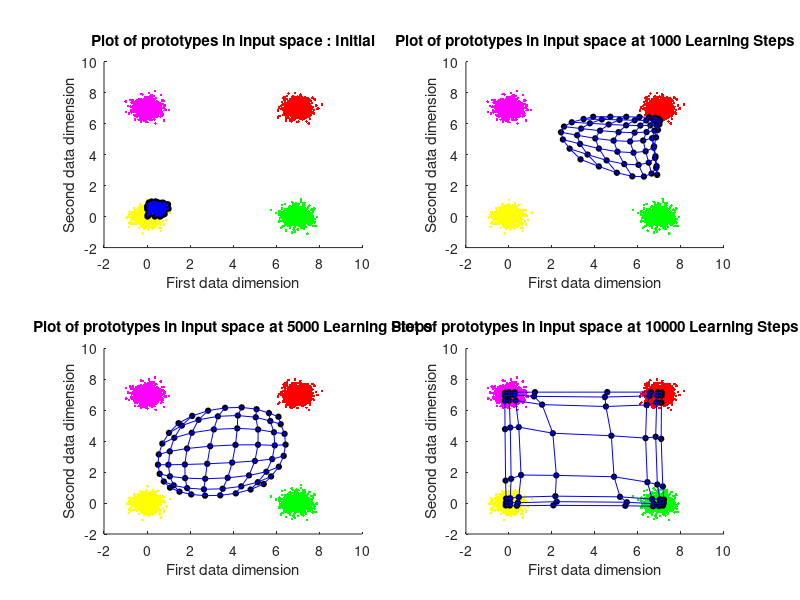
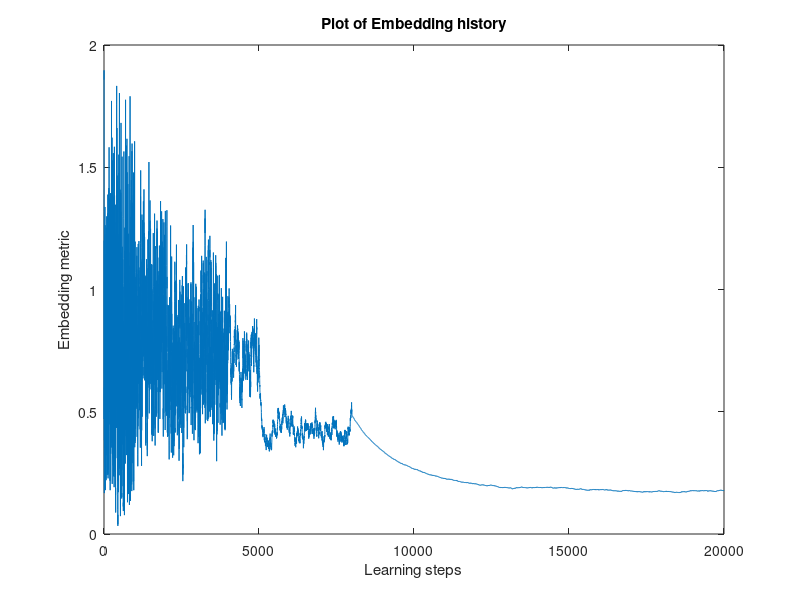
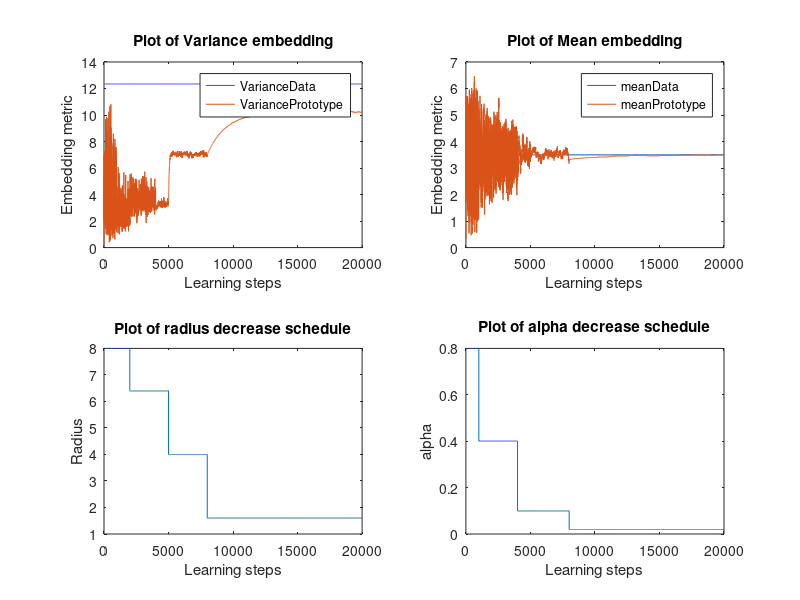

These charts were generated, in order, by the following MATLAB code: (Note: a time limit stopped this script after it produced the figures.)
% SOM for 2d gaussians
function SOM2
% Prashant Kalvapalle
% Comp 504 HW6 - Base code for all problems
% close 1;
% NOTE : Initial (and final) lattice is a cell representation, In the function it is
% used as a multi-dimensional matrix

latticeSize = [8 8];
initRadius = max(latticeSize); % Initial radius of influence

numIters = 20000; % number of learning steps
alphaI = .8; % learning rate

% Input data entry
dataInput = [createGaussians([2 1000],.1,[7 7]), createGaussians([2 1000],.1,[0 7]), createGaussians([2 1000],.1,[7 0]), createGaussians([2 1000],.1,[0 0]),]; % each COLUMN is a data point

dimDataInput = size(dataInput,1); % gives the dimensionality of data space
latticeCell = createInitLattice(dimDataInput,latticeSize); % weights initialization

% Perform self organization
[finalLattice, stepsToConv, embedding] = selfOrganize(latticeCell,dataInput,numIters,initRadius,alphaI);

% % giving the final weights of the lattice in Cell form
% finalLatticeCell = mat2cell(finalLattice,ones(1,latticeSize(1)),ones(1,latticeSize(2)),2); finalLatticeCell = cellfun(@(x)reshape(x,2,1),finalLatticeCell,'un',0);

%% plotting density plot
% [densityLattice, ~, histoData] = calcDensityLattice(finalLattice,dataInput,size(latticeCell));
% densityLattice = mat2gray(densityLattice);
% figure; imagesc(densityLattice); colormap(flipud(gray)); colorbar; title('Density of Inputs mapped to each Prototype')

%% printing convergence steps
if stepsToConv < numIters
    disp(['SOM Converged in ',num2str(stepsToConv),' steps'])
else
    disp(['Maximum iterations exhausted = ',num2str(stepsToConv),' steps'])
end

%% plotting final prototype configuration w coloured known data classes
% figure;
% dI = reshape(dataInput',[],4,2); hold on;
% plot(dI(:,1,1),dI(:,1,2),'r.');  plot(dI(:,2,1),dI(:,2,2),'m.');  plot(dI(:,3,1),dI(:,3,2),'g.');  plot(dI(:,4,1),dI(:,4,2),'y.');
% plot(finalLattice(:,:,1),finalLattice(:,:,2),'ko','MarkerFaceColor','k','MarkerSize',4);
% plot(finalLattice(:,:,1),finalLattice(:,:,2),'b-'); plot(finalLattice(:,:,1)',finalLattice(:,:,2)','b-');
% xlabel('First data dimension'); ylabel('Second data dimension'); title(['Plot of prototypes in input space: Final after ',num2str(stepsToConv),' Learning Steps'])
% legend('Input data1','Input data2','Input data3','Input data4','Prototype vectors')

%% plotting histogram
% plotHistoChart(histoData);

%% plotting embedding history
figure;
plot(1:numIters, embedding(1,:)); xlabel('Learning steps'); ylabel('Embedding metric'); title(['Plot of Embedding history'])

%% plotting Mean and variance changes along with decrease schedules
figure(3);
subplot(2,2,1); plot(1:numIters, embedding([3,5],:)); xlabel('Learning steps'); ylabel('Embedding metric'); title('Plot of Variance embedding'); legend('VarianceData','VariancePrototype')
subplot(2,2,2); plot(1:numIters, embedding([2,4],:)); xlabel('Learning steps'); ylabel('Embedding metric'); title('Plot of Mean embedding'); legend('meanData','meanPrototype')
decayIters = 10000; radius = zeros(1,numIters); alpha = radius;
for i = 1:numIters
    radius(i) = initRadius * ((i <= decayIters/5) + .8 * (i > decayIters/5 & i <= decayIters/2) + .5 * (i > decayIters/2 & i <= decayIters*.8)+ .2 * (i > decayIters*.8));
    alpha(i) = alphaI * ((i <= decayIters/10) + .5 * (i > decayIters/10 & i <= decayIters/2.5) + .125 * (i > decayIters/2.5 & i <= decayIters*.8)+ .025 * (i > decayIters*.8));
end
subplot(2,2,3); plot(1:numIters, radius); xlabel('Learning steps'); ylabel('Radius'); title('Plot of radius decrease schedule');
subplot(2,2,4); plot(1:numIters, alpha); xlabel('Learning steps'); ylabel('alpha'); title('Plot of alpha decrease schedule');
end


function [finalLattice, stepsToConv, embedding] = selfOrganize(latticeCell,dataInput,numIters,initRadius,alphaI)
% the self organizing map steps here

% convert the input lattice cell into a multi-dimensional Matrix
Z = cellfun(@(x)reshape(x,1,1,[]),latticeCell,'un',0);
lattice = cell2mat(Z); % this is a multi-dimensional Matrix, with third dimension holding different input dimensions

r = (1:size(lattice,1))';c = 1:size(lattice,2);
latticeIndices(:,:,1) = r(:,ones(1,size(lattice,2))); latticeIndices(:,:,2) = c(ones(1,size(lattice,1)),:);  % latticeIndices : holds the i,j indices of the 2d lattice space

figure(1);
subplot(2,2,1);
dI = reshape(dataInput',[],4,2); hold on;
plot(dI(:,1,1),dI(:,1,2),'r.');  plot(dI(:,2,1),dI(:,2,2),'m.');  plot(dI(:,3,1),dI(:,3,2),'g.');  plot(dI(:,4,1),dI(:,4,2),'y.');
plot(lattice(:,:,1),lattice(:,:,2),'ko','MarkerFaceColor','k','MarkerSize',4);
plot(lattice(:,:,1),lattice(:,:,2),'b-'); plot(lattice(:,:,1)',lattice(:,:,2)','b-');
xlabel('First data dimension'); ylabel('Second data dimension'); title('Plot of prototypes in input space : Initial');
% legend('Input data1','Input data2','Input data3','Input data4','Prototype vectors')

dum = 2;
% [~, oldMapData, ~] = calcDensityLattice(lattice,dataInput,size(latticeCell)); % table of the prototype where each data point maps
stepsToConv = numIters;
embedding = ones(5,numIters);

for i = 1:numIters
    %     radius = initRadius; % can do decay here
    embedding(:,i) = calcEmbed(dataInput, lattice);
    decayIters = 10000;
    radius = initRadius * ((i <= decayIters/5) + .8 * (i > decayIters/5 & i <= decayIters/2) + .5 * (i > decayIters/2 & i <= decayIters*.8)+ .2 * (i > decayIters*.8));
    alpha = alphaI * ((i <= decayIters/10) + .5 * (i > decayIters/10 & i <= decayIters/2.5) + .125 * (i > decayIters/2.5 & i <= decayIters*.8)+ .025 * (i > decayIters*.8));
    
    % pick an x (data point) randomly
    x = dataInput(:,randi(size(dataInput,2)));
    
    % find euclidian distances and difference between chosen x and all W's
    differenceMatrix = repmat(reshape(x,1,1,[]),[size(lattice,1),size(lattice,2),1]) - lattice; % a 3D matrix of difference between every weight and x
    distToXMatrix = sqrt(sum((differenceMatrix).^2,3)); % finding norm or eucledian distance
    
    % find the winner = c = [win_row win_col]
    [~, winner] = min(distToXMatrix(:)); [win_row, win_col] = ind2sub(size(distToXMatrix), winner);
    c = [win_row win_col];
    
    % make a neighbourhood function in a matrix
    neighbourhoodFn = makeNeighbourhoodFn(latticeIndices,c,radius);
    
    % update the weights - Learning rule
    lattice = lattice + alpha * repmat(neighbourhoodFn,[1,1,size(differenceMatrix,3)]) .* differenceMatrix;
    
%     % Calculate embedding every 100 steps
%     nEmbedEval = 100;
%     if mod(i,nEmbedEval) == 0
%         embedding(:,i) = calcEmbed(dataInput, lattice);
%     end
    
    % making plots at particular learning steps as defined in the vector
    if sum(i == [decayIters/10 decayIters/2 decayIters])
        % Plot the mapping and input data
        figure(1); subplot(2,2,dum);
        dI = reshape(dataInput',[],4,2); hold on;
        plot(dI(:,1,1),dI(:,1,2),'r.');  plot(dI(:,2,1),dI(:,2,2),'m.');  plot(dI(:,3,1),dI(:,3,2),'g.');  plot(dI(:,4,1),dI(:,4,2),'y.');
        plot(lattice(:,:,1),lattice(:,:,2),'ko','MarkerFaceColor','k','MarkerSize',4);
        plot(lattice(:,:,1),lattice(:,:,2),'b-'); plot(lattice(:,:,1)',lattice(:,:,2)','b-');
        xlabel('First data dimension'); ylabel('Second data dimension'); title(['Plot of prototypes in input space at ',num2str(i),' Learning Steps'])
        %         legend('Input data1','Input data2','Input data3','Input data4','Prototype vectors')
        dum = dum + 1;
    end
    %     % making plots every 1000 learning steps to visually approximate
    %     % learning steps to convergence
    %         if ~mod(i,1000)
    % %         Plot the mapping and input data
    %         figure(2)
    % %         subplot(2,2,dum);
    %         dI = reshape(dataInput',[],4,2); hold on;
    %         plot(dI(:,1,1),dI(:,1,2),'r.');  plot(dI(:,2,1),dI(:,2,2),'m.');  plot(dI(:,3,1),dI(:,3,2),'g.');  plot(dI(:,4,1),dI(:,4,2),'y.');
    %         plot(lattice(:,:,1),lattice(:,:,2),'ko','MarkerFaceColor','k','MarkerSize',4);
    %         plot(lattice(:,:,1),lattice(:,:,2),'b-'); plot(lattice(:,:,1)',lattice(:,:,2)','b-');
    %         xlabel('First data dimension'); ylabel('Second data dimension'); title(['Plot of prototypes in input space at ',num2str(i),' Learning Steps'])
    %         legend('Input data1','Input data2','Input data3','Input data4','Prototype vectors')
    %         hold off;
    %         drawnow;
    % %         dum = dum + 1;
    %         end
    
    if stepsToConv < numIters
        break
    end
    
end
finalLattice = lattice;

end


function [densityLattice,mapData,histoData]  = calcDensityLattice(lattice,dataInput,sizeOflatticeCell)
% calculates the prototype each data point is mapped to
densityLattice = zeros(sizeOflatticeCell);
mapData = zeros([2 size(dataInput,2)]);
histoData = zeros([sizeOflatticeCell,4]);
% seq = [ones(1,1000) 2*ones(1,1000) 3*ones(1,1000) 4*ones(1,1000)];
for i = 1:size(dataInput,2)
    x = dataInput(:,i);
    
    % find euclidian distances and difference between chosen x and all W's
    differenceMatrix = repmat(reshape(x,1,1,[]),[size(lattice,1),size(lattice,2),1]) - lattice; % a 3D matrix
    distToXMatrix = sqrt(sum((differenceMatrix).^2,3)); % a 2D matrix for euclidian distances to x
    
    % find the winner = c = [win_row win_col]
    [~, winner] = min(distToXMatrix(:)); [win_row, win_col] = ind2sub(size(distToXMatrix), winner);
    c = [win_row win_col];
    % update the density lattice
    densityLattice(c(1),c(2)) = densityLattice(c(1),c(2)) + 1;
    mapData(:,i) = [win_row win_col];
    histoWrite = ([1 0 0 0] * (i <= 1000) + [0 1 0 0] * (i > 1000 & i <= 2000) + [0 0 1 0] * (i > 2000 & i <= 3000) + [0 0 0 1] * (i > 3000 & i <= 4000));
    histoData(c(1),c(2),:) = histoData(c(1),c(2),:) + (reshape(histoWrite,1,1,[]));
end

end


function neighbourhoodFn = makeNeighbourhoodFn(latticeIndices,c,radius)

distNeighbour = sum(abs(latticeIndices - repmat(reshape(c,1,1,[]),[size(latticeIndices,1),size(latticeIndices,2),1])),3); % Manhattan distance metric for the neighbourhood function
% EqDistNeighbour = sqrt(sum((latticeIndices - reshape(c,1,1,[])).^2,3)); % eucleidian distance metric for the neighbourhood function
neighbourhoodFn = exp(-((distNeighbour)./(radius)).^2);

end


function latticeCell = createInitLattice(dimDataInput,latticeSize)
% creates random weight vectors in a cell
latticeCell = cell(latticeSize);
latticeCell = arrayfun(@(x) rand(dimDataInput,1),latticeCell, 'uni',0);
end


function x1 = createGaussians(dim,var,mean)
% creates a normal random vector with dim dimension. mean of first 2
% dimensions set by [mean1 mean2]
x1 = sqrt(var)*randn(dim(1),dim(2));
% x1=detrend(x1);
x1(1,:) = x1(1,:) + repmat(mean(1),[1,size(x1,2)]);
x1(2,:) = x1(2,:) + repmat(mean(2),[1,size(x1,2)]);
end


function plotHistoChart(histoData)
figure;
m = size(histoData,1); n = size(histoData,2);
p = 1;
for j = 1:n
    for i = 1:m
        ax = axes('position',[(i-1)/m (n-j)/n 1/m 1/n]); hold on;
        hiss = reshape(histoData(i,j,:),1,4);
        colors = {'r', 'm', 'g', 'y'};
        % Plots different bars for each data type
        for k = 1:numel(hiss)
            bar(ax,k, hiss(k),colors{k});
        end
        ylim([0 200]);
        set(ax,'YTickLabel',[]);set(ax,'XTickLabel',[]);
        set(ax,'Box','on')
        %         set(gca,'Visible','off');
        %         set(gca,'position',[i/m (n-j)/n 1/m 1/n])
        p = p + 1;
        
    end
end
end

function embedding = calcEmbed(dataInput, lattice)
linearLattice = reshape(lattice,size(dataInput,1),[]);
mData = mean(dataInput,2);
vData = var(dataInput,0,2);
mProt = mean(linearLattice,2);
vProt = var(linearLattice,0,2);
embedding = [mData vData mProt vProt]'; embedding = mean(embedding,2);
embedding = [(1 - mean(mProt./mData) + 1 - mean(vProt./vData)); embedding];
end
